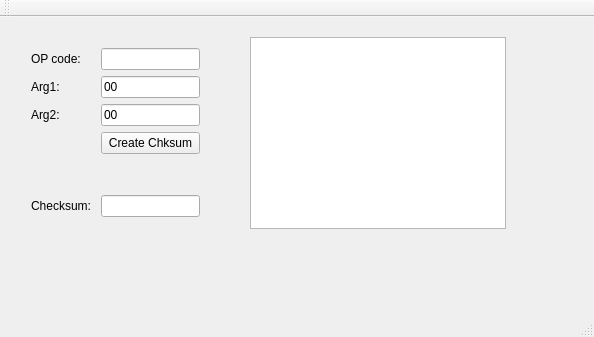
<?xml version="1.0" encoding="UTF-8"?>
<ui version="4.0">
 <class>MainWindow</class>
 <widget class="QMainWindow" name="MainWindow">
  <property name="geometry">
   <rect>
    <x>0</x>
    <y>0</y>
    <width>594</width>
    <height>337</height>
   </rect>
  </property>
  <property name="windowTitle">
   <string>CheckSumChecker</string>
  </property>
  <widget class="QWidget" name="centralWidget">
   <widget class="QWidget" name="formLayoutWidget">
    <property name="geometry">
     <rect>
      <x>20</x>
      <y>20</y>
      <width>191</width>
      <height>191</height>
     </rect>
    </property>
    <layout class="QFormLayout" name="formLayout">
     <item row="0" column="0">
      <widget class="QLabel" name="label_opcode">
       <property name="text">
        <string>OP code: </string>
       </property>
      </widget>
     </item>
     <item row="0" column="1">
      <widget class="QLineEdit" name="lineEdit_opcode">
       <property name="maxLength">
        <number>2</number>
       </property>
      </widget>
     </item>
     <item row="1" column="0">
      <widget class="QLabel" name="label_arg1">
       <property name="text">
        <string>Arg1: </string>
       </property>
      </widget>
     </item>
     <item row="1" column="1">
      <widget class="QLineEdit" name="lineEdit_arg1">
       <property name="text">
        <string>00</string>
       </property>
       <property name="maxLength">
        <number>2</number>
       </property>
      </widget>
     </item>
     <item row="2" column="0">
      <widget class="QLabel" name="label_arg2">
       <property name="text">
        <string>Arg2: </string>
       </property>
      </widget>
     </item>
     <item row="2" column="1">
      <widget class="QLineEdit" name="lineEdit_arg2">
       <property name="text">
        <string>00</string>
       </property>
       <property name="maxLength">
        <number>2</number>
       </property>
      </widget>
     </item>
     <item row="4" column="0">
      <spacer name="verticalSpacer">
       <property name="orientation">
        <enum>Qt::Vertical</enum>
       </property>
       <property name="sizeHint" stdset="0">
        <size>
         <width>20</width>
         <height>40</height>
        </size>
       </property>
      </spacer>
     </item>
     <item row="5" column="0">
      <widget class="QLabel" name="label_chksum">
       <property name="text">
        <string>Checksum: </string>
       </property>
      </widget>
     </item>
     <item row="5" column="1">
      <widget class="QLineEdit" name="lineEdit_chk">
       <property name="maxLength">
        <number>2</number>
       </property>
      </widget>
     </item>
     <item row="3" column="1">
      <widget class="QPushButton" name="pushButton_genChk">
       <property name="text">
        <string>Create Chksum</string>
       </property>
      </widget>
     </item>
    </layout>
   </widget>
   <widget class="QTextBrowser" name="textBrowser_output">
    <property name="geometry">
     <rect>
      <x>250</x>
      <y>20</y>
      <width>256</width>
      <height>192</height>
     </rect>
    </property>
   </widget>
  </widget>
  <widget class="QMenuBar" name="menuBar">
   <property name="geometry">
    <rect>
     <x>0</x>
     <y>0</y>
     <width>594</width>
     <height>19</height>
    </rect>
   </property>
  </widget>
  <widget class="QToolBar" name="mainToolBar">
   <attribute name="toolBarArea">
    <enum>TopToolBarArea</enum>
   </attribute>
   <attribute name="toolBarBreak">
    <bool>false</bool>
   </attribute>
  </widget>
  <widget class="QStatusBar" name="statusBar"/>
 </widget>
 <layoutdefault spacing="6" margin="11"/>
 <resources/>
 <connections/>
</ui>
